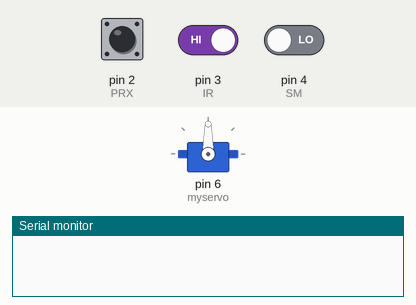
Simulated run of this sketch. Board: Arduino Uno, built with avr-gcc and run on an emulated ATmega328P. Parts: servo, the last lines printed to the serial monitor. The test bench sets the inputs (shaded band); at power-on: pin 3 (IR) HIGH, pin 2 (PRX) HIGH, pin 4 (SM) LOW.

Above: at 1.2 s.
1.3 s: pin 3 (IR) driven LOW
At 3.75 s:
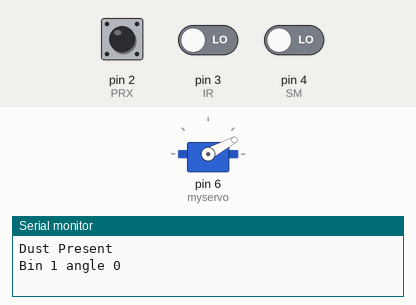
At 9.6 s:
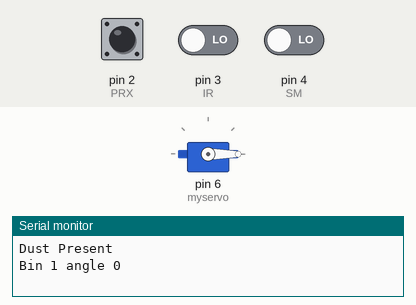
Timing chart, 0 to 10.3 s (numbered marks = the images above; inputs shaded):
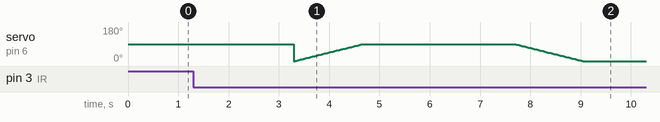

The sketch:

trial2.ino
```cpp
#include <Servo.h>
const int PRX=2,IR=3,SM=4;
int dust=0,angle=0;
Servo myservo;
  // create servo object to control a servo
// twelve servo objects can be created on most boards

int pos = 0;    // variable to store the servo position

void setup() {
  myservo.attach(6);
  pinMode(PRX,INPUT_PULLUP);
  pinMode(IR,INPUT_PULLUP);
  pinMode(SM,INPUT);

  Serial.begin(9600);
}

void loop() {

if(digitalRead(IR)==1)
{  while (digitalRead(IR)==1)
    {}
    Serial.println("Dust Present\n");
    dust=1;
    delay(1000);
}

if(dust==1)
{
   if(digitalRead(PRX)==0)
   {
    angle = 240;  // bin 3
    Serial.println("Bin 3 angle 240\n");
    myservo.write(90);  // rotates the servo to 90 degrees
    delay(1000);        // waits for a second
   }
   else if(digitalRead(SM)==0)  //Soil moisture is 0 when detected
   {
    angle = 0;  // bin 1
    Serial.println("Bin 1 angle 0\n");
    myservo.write(90);  // rotates the servo to 90 degrees
    delay(1000);        // waits for a second
   }
   else
   {
    angle = 120; // bin 2
    Serial.println("Bin 2 angle 120\n");
    myservo.write(90);  // rotates the servo to 90 degrees
    delay(1000);        // waits for a second
   }

//stepper motor rotation code based on angle


  for (pos = 0; pos <= 90; pos += 1) { // goes from 0 degrees to 180 degrees
    // in steps of 1 degree
    myservo.write(pos);              // tell servo to go to position in variable 'pos'
    delay(15);                       // waits 15 ms for the servo to reach the position
  }
delay(3000);
  for (pos = 90; pos >= 0; pos -= 1) { // goes from 180 degrees to 0 degrees
    myservo.write(pos);              // tell servo to go to position in variable 'pos'
    delay(15);                       // waits 15 ms for the servo to reach the position
  }
delay(1000);
dust=0;
}
else
{
   Serial.println("Dust empty\n");
   delay(1000);
}

}
```
